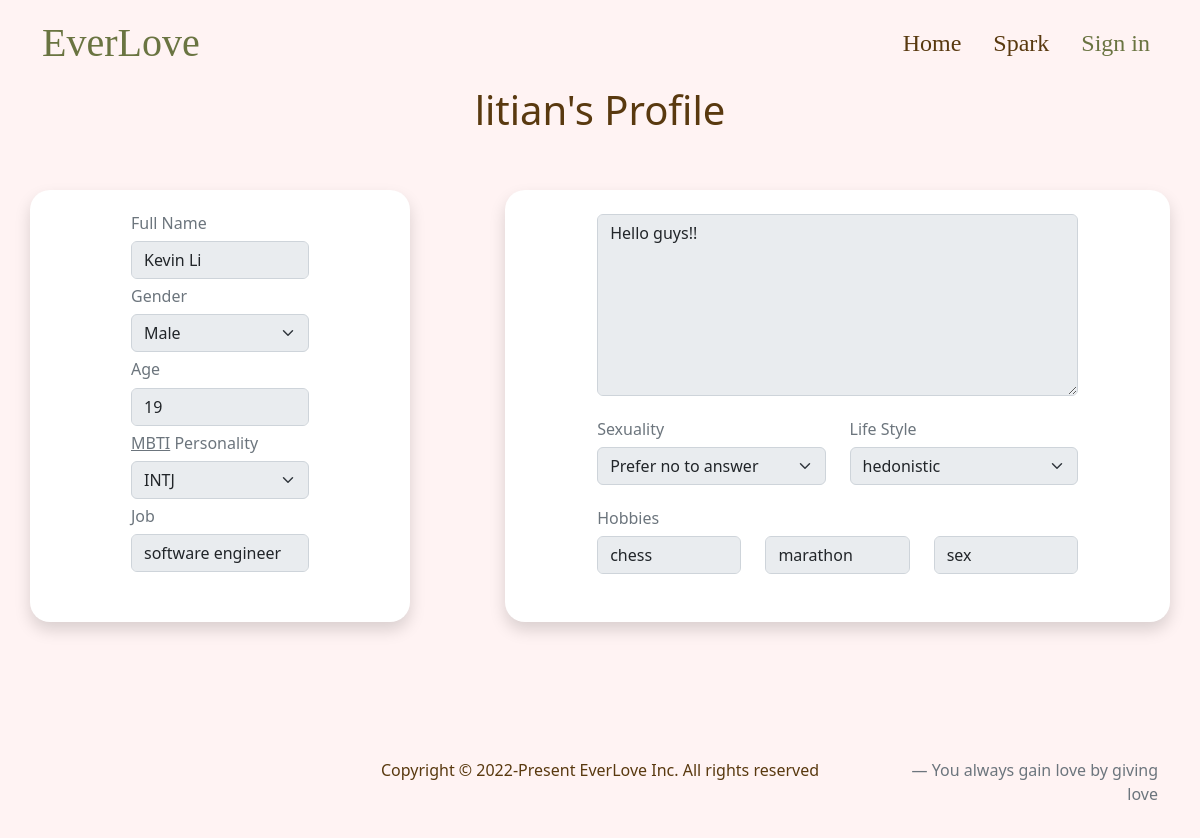
Before: /profile/litian with the older database file.
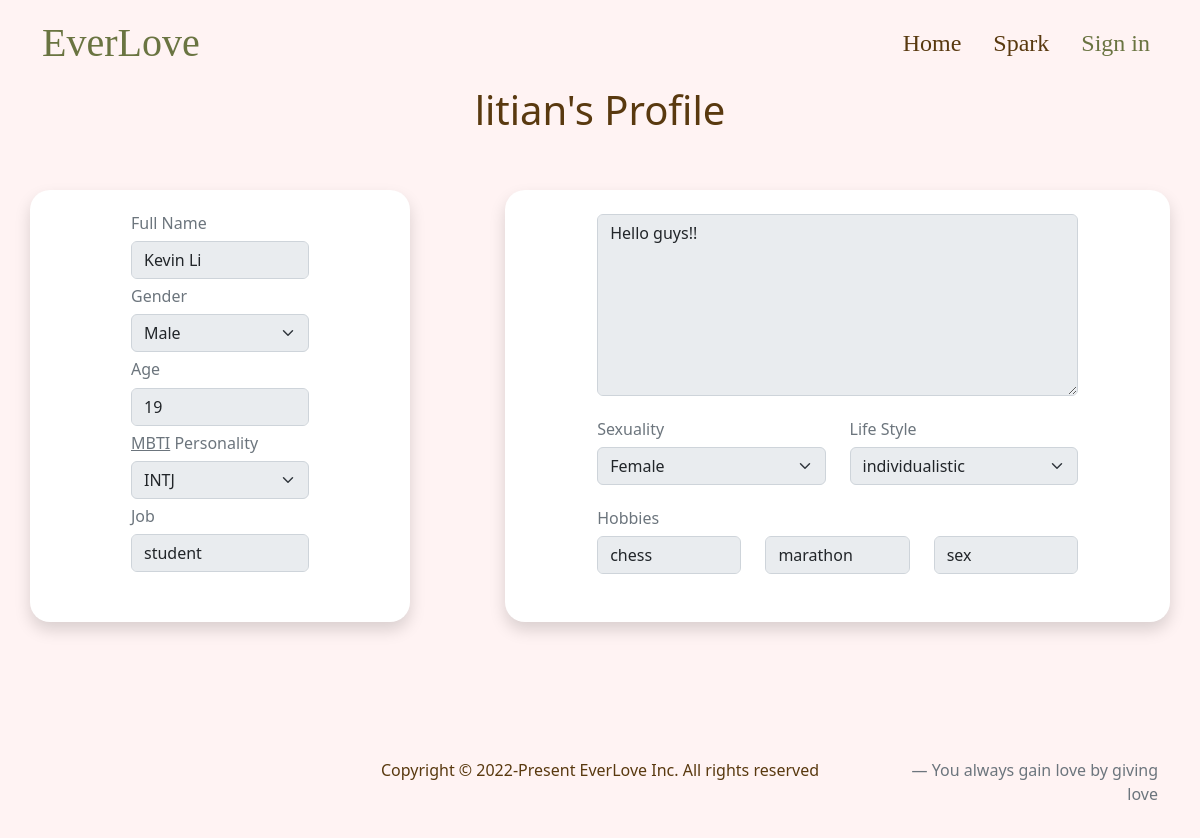
After: the same page with the newer database file.
### web/models.py (models this page shows, shortened)
class User(AbstractUser):
    fullname = models.CharField(max_length=64, default='')
    gender = models.CharField(max_length=32,
                              choices=GENDER_CHOICES,
                              default='NA')
    age = models.IntegerField(blank=True, null=True)
    personality = models.CharField(max_length=4,
                                   choices=PERSONALITY_CHOICES,
                                   default='NA')
    job = models.ForeignKey(Job,
                            on_delete=models.SET_NULL,
                            blank=True,
                            null=True,
                            related_name="people")
    description = models.TextField(blank=True, null=True)
    sexuality = models.CharField(max_length=32,
                                 choices=GENDER_CHOICES,
                                 default='NA')
    lifestyle = models.CharField(max_length=3,
                                 choices=LIFE_STYLE_CHOICES,
                                 default='NA')

class Job(models.Model):
    name = models.CharField(max_length=64)

class Hobby(models.Model):
    name = models.CharField(max_length=64)
    def __str__(self):
        return f"{self.name}"

### web/views.py (the view, shortened to what this page needs)
# urls.py: path('profile/<str:username>', views.profile, name="profile"),
@csrf_exempt
def profile(request, username):
    if request.method == "GET":
        usr = User.objects.get(username=username)
        hobbies = [usr_hobby.hobby for usr_hobby in usr.hobbies.all()]
        hobby1 = (hobbies[0] if len(hobbies) >= 1 else None)
        hobby2 = (hobbies[1] if len(hobbies) >= 2 else None)
        hobby3 = (hobbies[2] if len(hobbies) == 3 else None)
        return render(
            request, "web/profile.html", {
                "usr": usr,
                "hobby1": hobby1,
                "hobby2": hobby2,
                "hobby3": hobby3,
                "personalities": PERSONALITY_CHOICES,
                "genders": GENDER_CHOICES,
                "lifestyles": LIFE_STYLE_CHOICES
            })

### web/templates/web/profile.html (shortened to what this page needs)
{% extends 'web/layout.html' %}
{% load static %}
{% block body %}
<section id="profile">
    <div class="container">
        <div class="text-center">
            <h1>{{ usr.username }}'s Profile</h1>
        </div>
        <form id="profile-form">
            <div class="row py-5 gy-4 text-center">
                <div class="col-10 offset-1 col-md-4 offset-md-0 bg-white shadow text-center py-4 rounded-custom">
                    <div class="text-start w-50 m-auto">
                        <h6 class="text-secondary">Full Name</h6>
                        <input class="form-control mb-2 bg-lighter-secondary" name="fullname"
                            value="{{ usr.fullname }}" />
                        <h6 class="text-secondary">Gender</h6>
                        <select class="form-select mb-2 bg-lighter-secondary" name="gender">
                            {% for gender_notation, gender in genders %}
                            {% if gender_notation == usr.gender %}
                            <option selected value="{{ gender_notation }}">{{ gender }}</option>
                            {% else %}
                            <option value="{{ gender_notation }}">{{ gender }}</option>
                            {% endif %}
                            {% endfor %}
                        </select>
                        <h6 class="text-secondary">Age</h6>
                        {% if usr.age %}
                        <input class="form-control mb-2 bg-lighter-secondary" name="age" value="{{ usr.age }}" />
                        {% else %}
                        <input class="form-control mb-2 bg-lighter-secondary" name="age" />
                        {% endif %}
                        <h6 class="text-secondary">
                            <a class="text-secondary" href="https://www.16personalities.com/personality-types">MBTI</a>
                            Personality
                        </h6>
                        <select class="form-select mb-2 bg-lighter-secondary" name="mbti">
                            {% for personality_notation, personality in personalities %}
                            {% if personality_notation == usr.personality %}
                            <option selected value="{{ personality_notation }}">{{ personality }}</option>
                            {% else %}
                            <option value="{{ personality_notation }}">{{ personality }}</option>
                            {% endif %}
                            {% endfor %}
                        </select>
                        <h6 class="text-secondary">Job</h6>
                        {% if usr.job %}
                        <input class="form-control mb-2 bg-lighter-secondary" name="job" value="{{ usr.job.name }}" />
                        {% else %}
                        <input class="form-control mb-2 bg-lighter-secondary" name="job" />
                        {% endif %}
                    </div>
                </div>
                <div class="col-10 offset-1 col-md-7 offset-md-1 bg-white shadow text-center py-4 rounded-custom">
                    <div class="text-start w-75 m-auto">
                        {% if usr.description %}
                        <textarea class="form-control mb-4 bg-lighter-secondary" name="description"
                            placeholder="Introduce yourself!" rows="7">{{ usr.description }}</textarea>
                        {% else %}
                        <textarea class="form-control mb-4 bg-lighter-secondary" name="description"
                            placeholder="Introduce yourself!" rows="7"></textarea>
                        {% endif %}
                        <div class="row">
                            <div class="col-md-6">
                                <h6 class="text-secondary">Sexuality</h6>
                                <select name="sexuality" class="form-select mb-4 bg-lighter-secondary">
                                    {% for gender_notation, gender in genders %}
                                    {% if gender_notation == usr.sexuality %}
                                    <option selected value="{{ gender_notation }}">{{ gender }}</option>
                                    {% else %}
                                    <option value="{{ gender_notation }}">{{ gender }}</option>
                                    {% endif %}
                                    {% endfor %}
                                </select>
                            </div>
                            <div class="col-md-6">
                                <h6 class="text-secondary">Life Style</h6>
                                <select name="lifestyle" class="form-select mb-4 bg-lighter-secondary">
                                    {% for life_notation, life in lifestyles %}
                                    {% if life_notation == usr.lifestyle %}
                                    <option selected value="{{ life_notation }}">{{ life }}</option>
                                    {% else %}
                                    <option value="{{ life_notation }}">{{ life }}</option>
                                    {% endif %}
                                    {% endfor %}
                                </select>
                            </div>
                        </div>
                        <div class="row">
                            <h6 class="text-secondary">Hobbies</h6>
                            {% if hobby1 is not None %}
                            <div class="col-md-4">
                                <input type="text" name="hobby1" class="form-control mb-4 bg-lighter-secondary"
                                    value="{{ hobby1 }}" />
                            </div>
                            {% else %}
                            <div class="col-md-4">
                                <input type="text" name="hobby1" class="form-control mb-4 bg-lighter-secondary" />
                            </div>
                            {% endif %}
                            {% if hobby2 is not None %}
                            <div class="col-md-4">
                                <input type="text" name="hobby2" class="form-control mb-4 bg-lighter-secondary"
                                    value="{{ hobby2 }}" />
                            </div>
                            {% else %}
                            <div class="col-md-4">
                                <input type="text" name="hobby2" class="form-control mb-4 bg-lighter-secondary" />
                            </div>
                            {% endif %}
                            {% if hobby3 is not None %}
                            <div class="col-md-4">
                                <input type="text" name="hobby3" class="form-control mb-4 bg-lighter-secondary"
                                    value="{{ hobby3 }}" />
                            </div>
                            {% else %}
                            <div class="col-md-4">
                                <input type="text" name="hobby3" class="form-control mb-4 bg-lighter-secondary" />
                            </div>
                            {% endif %}
                        </div>
                    </div>
                </div>
            </div>
            {% if user.is_authenticated and user.username == usr.username%}
            <div class="text-center text-md-end pb-3">
                <button type="button" class="btn btn-warning btn-lg" id="update">Update</button>
            </div>
            {% else %}
            <div class="pb-4"></div>
            <div class="pb-5"></div>
            {% endif %}
        </form>
    </div>
</section>
{% endblock %}

### web/templates/web/layout.html (shortened to what this page needs)
{% load static %}
<!DOCTYPE html>
<html lang="en">
<head>
    <link href="https://cdn.jsdelivr.net/npm/bootstrap@5.2.0/dist/css/bootstrap.min.css" rel="stylesheet"
>
    <link rel="stylesheet" href="https://cdn.jsdelivr.net/npm/bootstrap-icons@1.3.0/font/bootstrap-icons.css">
    <link rel="stylesheet" href="{% static 'web/styles.css' %}">
</head>
<body>
    <nav class="navbar navbar-expand-lg py-2">
        <div class="container">
            <a href="{% url 'web:index' %}" class="navbar-brand everlove">EverLove</a>
            <div class="collapse navbar-collapse" id="navmenu">
                <ul class="navbar-nav ms-auto">
                    <li class="nav-item me-lg-3">
                        <a href="{% url 'web:index' %}" class="nav-link">Home</a>
                    </li>
                    <li class="nav-item me-lg-3"><a href="{% url 'web:spark' %}" class="nav-link">Spark</a></li>
                    {% if user.is_authenticated %}
                    <div class="dropdown">
                        <a href="#" class="nav-link dropdown-toggle" data-bs-toggle="dropdown">
                            {{ user.username }}
                        </a>
                        <ul class="dropdown-menu">
                            <li><a class="dropdown-item" href="{% url 'web:profile' user.username %}">Profile</a></li>
                            <li>
                                <hr class="dropdown-divider">
                            </li>
                            <li><a class="dropdown-item" href="{% url 'web:logout' %}">Sign out</a></li>
                        </ul>
                    </div>
                    {% else %}
                    <li class="nav-item"><a href="{% url 'web:login' %}" class="nav-link" id="sign-in">Sign in</a></li>
                    {% endif %}
                </ul>
            </div>
        </div>
    </nav>
    {% block body %}
    {% endblock %}
    <footer>
        <div class="container">
            <div class="row text-center">
                <div class="col-md-6 offset-md-3">
                    <p>Copyright © 2022-Present EverLove Inc. All rights reserved</p>
                </div>
                <div class="col-md-3 fs-6 blockquote-footer text-md-end">You always gain love by giving love</div>
            </div>
        </div>
    </footer>
</body>
</html>

### web/static/web/styles.css (style rules this page uses)
* { box-sizing: border-box; padding: 0; margin: 0; font-family: system-ui, -apple-system, sans-serif, Helvetica, Arial; }
nav { background-color: #fff3f3; }
h1, h2, h3, p { color: #59390F; }
.nav-link { color: #59390F; }
.everlove { font-family: Alex Brush; font-size: 40px; color: #6A7441; text-decoration: none; }
.nav-link { font-family: Bebas Neue; font-size: 24px; }
#sign-in { color: #6A7441; }
.rounded-custom { border-radius: 20px; }
footer { background-color: #fff3f3; padding: 1rem; }
#profile { background-color: #fff3f3; }
.bg-lighter-secondary { background-color: #F0F0F0; }

Changed rows visible on the page:
changed User "litian": job "software engineer" → "student"; sexuality "Prefer no to answer" → "Female"; lifestyle "hedonistic" → "individualistic"
